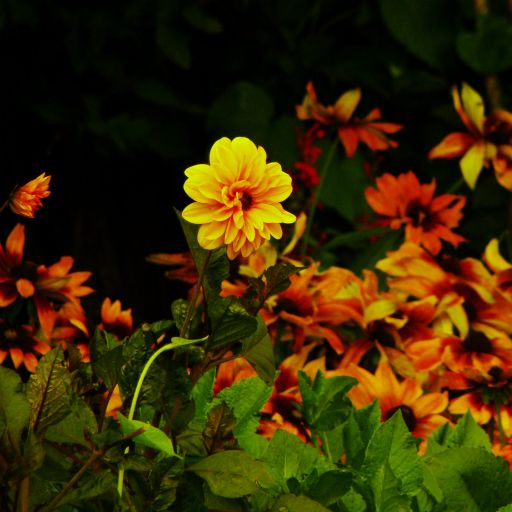
%> input picture Digital Image Processing/flower.jpg, 512 x 512 px
$ octave DIP_4_b_ringing_effect.m   (GNU Octave 9; MATLAB toolbox functions it lacks are replaced by stand-ins)
%> lines starting %> are read from the running program, lines starting %| are printed output that depends on the picture
clear all;
close all;
im = imread('H:\4Y1S\Digital Image Processing\flower.jpg');
%> im is the input picture: size 512x512x3 uint8; mean R, G, B 58, 41.2, 2.5
subplot(2,2,1)
imshow(im);
title('Original Image')

img = rgb2gray(im);
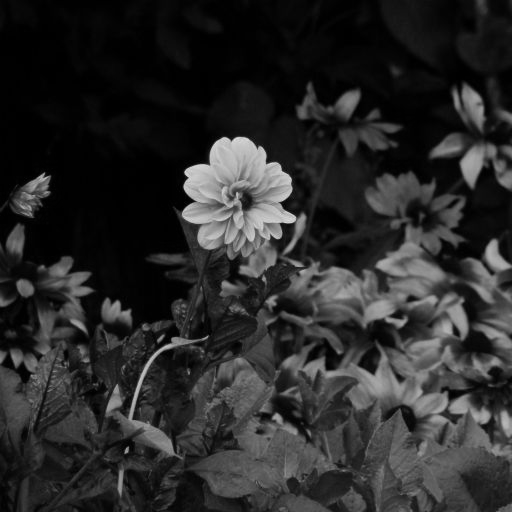
%> img: size 512x512 uint8; min 0, max 223, mean 41.8
subplot(2,2,2)
imshow(img);
title('Gray Scale Image')

nimg = imnoise(img,'gaussian');
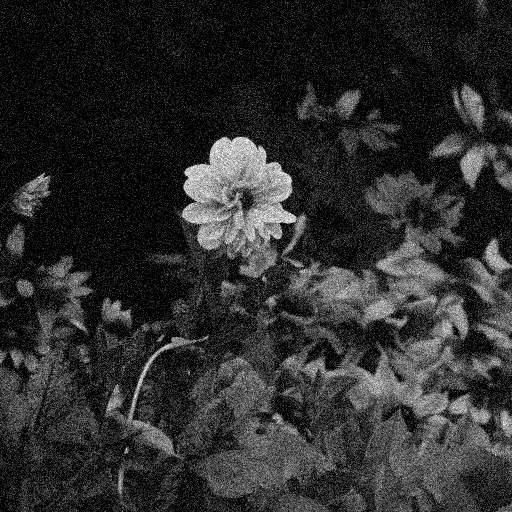
%> nimg: size 512x512 uint8; min 0, max 255, mean 45.6
subplot(2,2,3)
imshow(nimg);
title('Image With Gaussian Noise')
[h,w] = size(img);
%> h = 512; w = 512
d0 = 200;
[u,v] = meshgrid(-(w/2):(w-1)/2, -(h/2):(h-1)/2 );
d =sqrt(u.^2+v.^2);
ilf = d<d0;
f_img = fftshift(fft2(nimg));
fi_img = f_img.*ilf;
ifi_img = ifft2(fi_img);
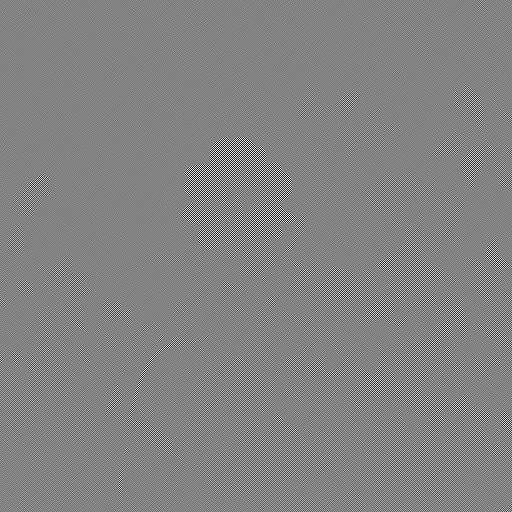
%> ifi_img: size 512x512 double; min -262.1, max 247.9, mean 0; drawn with min black and max white
output_img = mat2gray(abs(ifi_img));
subplot(2,2,4)
imshow(output_img);
title('Image With Gaussian Noise')

$ run again, with Digital Image Processing/circuit.jpg copied over Digital Image Processing/flower.jpg
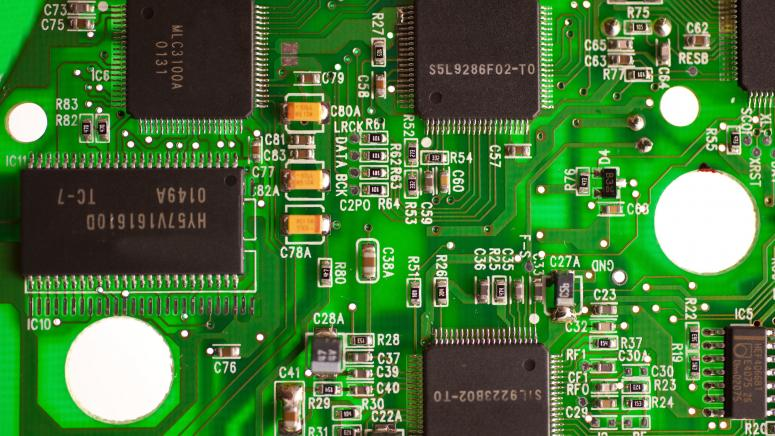
%> input picture Digital Image Processing/circuit.jpg, 775 x 436 px
%> im is the input picture: size 436x775x3 uint8; mean R, G, B 70.2, 118.8, 57.6
%> `nimg = imnoise(img,'gaussian');`:
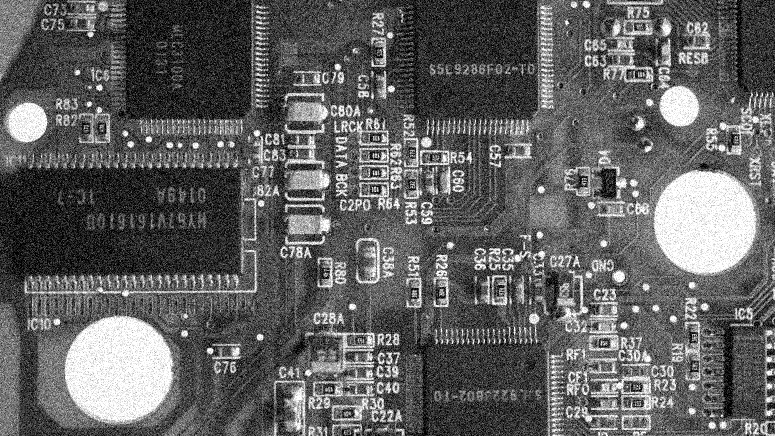
%> nimg: size 436x775 uint8; min 0, max 255, mean 96.9
%> `output_img = mat2gray(abs(ifi_img));`:
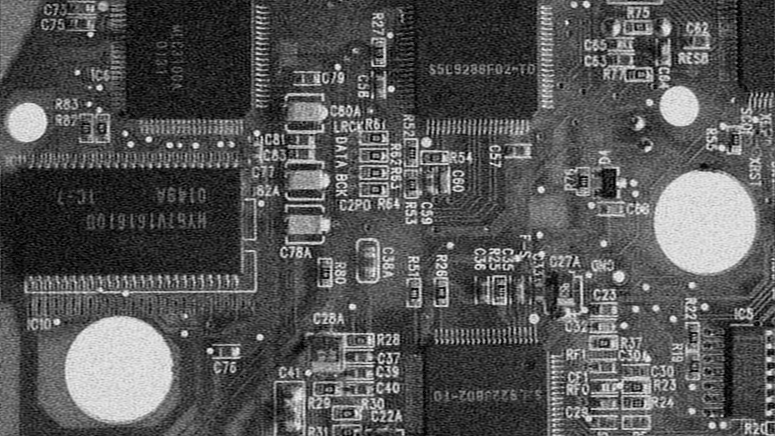
%> output_img: size 436x775 double; min 0, max 1, mean 0.337
